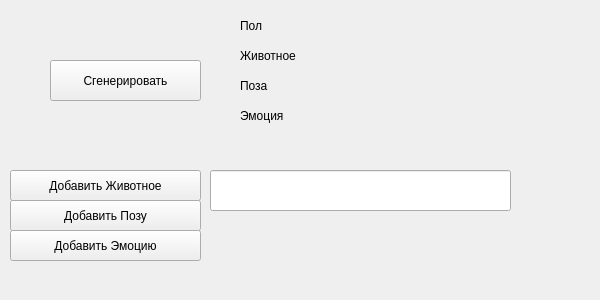
<?xml version="1.0" encoding="UTF-8"?>
<ui version="4.0">
 <class>Form</class>
 <widget class="QWidget" name="Form">
  <property name="geometry">
   <rect>
    <x>0</x>
    <y>0</y>
    <width>600</width>
    <height>300</height>
   </rect>
  </property>
  <property name="contextMenuPolicy">
   <enum>Qt::PreventContextMenu</enum>
  </property>
  <property name="windowTitle">
   <string>Генератор Параметров</string>
  </property>
  <widget class="QPushButton" name="Confirmation">
   <property name="geometry">
    <rect>
     <x>50</x>
     <y>60</y>
     <width>151</width>
     <height>41</height>
    </rect>
   </property>
   <property name="text">
    <string>Сгенерировать</string>
   </property>
  </widget>
  <widget class="QLabel" name="Pose">
   <property name="enabled">
    <bool>true</bool>
   </property>
   <property name="geometry">
    <rect>
     <x>240</x>
     <y>70</y>
     <width>281</width>
     <height>31</height>
    </rect>
   </property>
   <property name="autoFillBackground">
    <bool>false</bool>
   </property>
   <property name="text">
    <string>Поза</string>
   </property>
   <property name="scaledContents">
    <bool>false</bool>
   </property>
  </widget>
  <widget class="QLabel" name="Animal">
   <property name="geometry">
    <rect>
     <x>240</x>
     <y>40</y>
     <width>261</width>
     <height>31</height>
    </rect>
   </property>
   <property name="text">
    <string>Животное</string>
   </property>
  </widget>
  <widget class="QLabel" name="Gender">
   <property name="geometry">
    <rect>
     <x>240</x>
     <y>10</y>
     <width>131</width>
     <height>31</height>
    </rect>
   </property>
   <property name="text">
    <string>Пол</string>
   </property>
  </widget>
  <widget class="QLabel" name="Emotion">
   <property name="enabled">
    <bool>true</bool>
   </property>
   <property name="geometry">
    <rect>
     <x>240</x>
     <y>100</y>
     <width>301</width>
     <height>31</height>
    </rect>
   </property>
   <property name="autoFillBackground">
    <bool>false</bool>
   </property>
   <property name="text">
    <string>Эмоция</string>
   </property>
   <property name="scaledContents">
    <bool>false</bool>
   </property>
  </widget>
  <widget class="QPushButton" name="AddAnimal">
   <property name="geometry">
    <rect>
     <x>10</x>
     <y>170</y>
     <width>191</width>
     <height>31</height>
    </rect>
   </property>
   <property name="text">
    <string>Добавить Животное</string>
   </property>
  </widget>
  <widget class="QLineEdit" name="AddText">
   <property name="geometry">
    <rect>
     <x>210</x>
     <y>170</y>
     <width>301</width>
     <height>41</height>
    </rect>
   </property>
  </widget>
  <widget class="QPushButton" name="AddEmotion">
   <property name="geometry">
    <rect>
     <x>10</x>
     <y>230</y>
     <width>191</width>
     <height>31</height>
    </rect>
   </property>
   <property name="text">
    <string>Добавить Эмоцию</string>
   </property>
  </widget>
  <widget class="QPushButton" name="AddPose">
   <property name="geometry">
    <rect>
     <x>10</x>
     <y>200</y>
     <width>191</width>
     <height>31</height>
    </rect>
   </property>
   <property name="text">
    <string>Добавить Позу</string>
   </property>
  </widget>
 </widget>
 <resources/>
 <connections/>
</ui>
